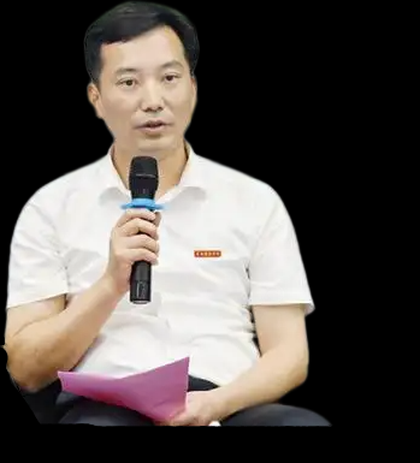
#> input picture assets/pet_black_flat.png, 420 x 463 px
$ python check_key.py
#> lines starting #> are read from the running program, lines starting #| are printed output that depends on the picture
# -*- coding: utf-8 -*-
"""Check that hardening the fringe does not punch holes in the subject."""
import os
import sys
from PIL import Image

ASSETS = os.path.join(os.path.dirname(os.path.dirname(os.path.abspath(__file__))), "assets")


def check(path, key):
#> called with path = 'assets/pet_black_flat.png', key = (0, 0, 0)
    im = Image.open(path).convert("RGB")
#> im is the input picture: PIL image 420x463 RGB; mean R, G, B 87.3, 80.8, 76.8
    w, h = im.size
#> w = 420; h = 463
    px = im.load()
    same = 0
    interior = 0
    for y in range(h):
        for x in range(w):
            if px[x, y] == key:
                same += 1
                # a keyed pixel with keyed neighbours on all 4 sides is "interior"
                if all(
                    0 <= x + dx < w and 0 <= y + dy < h and px[x + dx, y + dy] == key
                    for dx, dy in ((1, 0), (-1, 0), (0, 1), (0, -1))
                ):
                    interior += 1
#> after the loop, interior = 100207; same = 103314
    print("%-24s key-px=%-7d fully-enclosed key-px=%-6d (%.3f%%)"
          % (os.path.basename(path), same, interior, 100.0 * interior / (w * h)))
#| pet_black_flat.png       key-px=103314  fully-enclosed key-px=100207 (51.531%)


if __name__ == "__main__":
    check(os.path.join(ASSETS, "pet_black_flat.png"), (0, 0, 0))
    check(os.path.join(ASSETS, "pet_white_flat.png"), (255, 255, 255))
#> call 2 of check, with path = 'assets/pet_white_flat.png', key = (255, 255, 255)
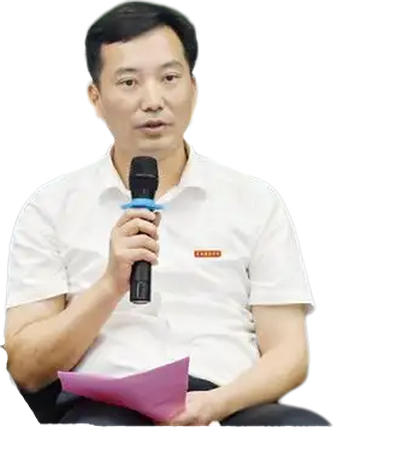
#> input picture assets/pet_white_flat.png, 420 x 463 px
#> in check, im is the input picture: PIL image 420x463 RGB; mean R, G, B 227.3, 220.8, 216.8
#| pet_white_flat.png       key-px=102910  fully-enclosed key-px=99773  (51.308%)
    check(os.path.join(ASSETS, "pet_gray_flat.png"), (120, 126, 136))
#> call 3 of check, with path = 'assets/pet_gray_flat.png', key = (120, 126, 136)
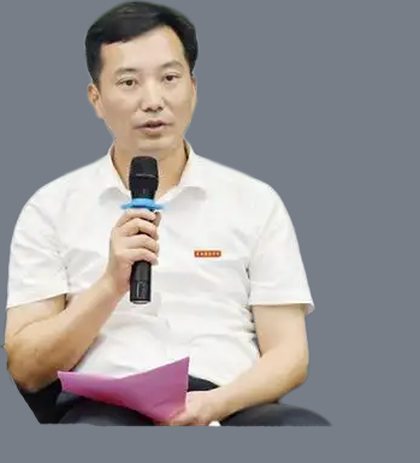
#> input picture assets/pet_gray_flat.png, 420 x 463 px
#> in check, im is the input picture: PIL image 420x463 RGB; mean R, G, B 153.4, 150.1, 151.6
#| pet_gray_flat.png        key-px=102673  fully-enclosed key-px=99592  (51.215%)
